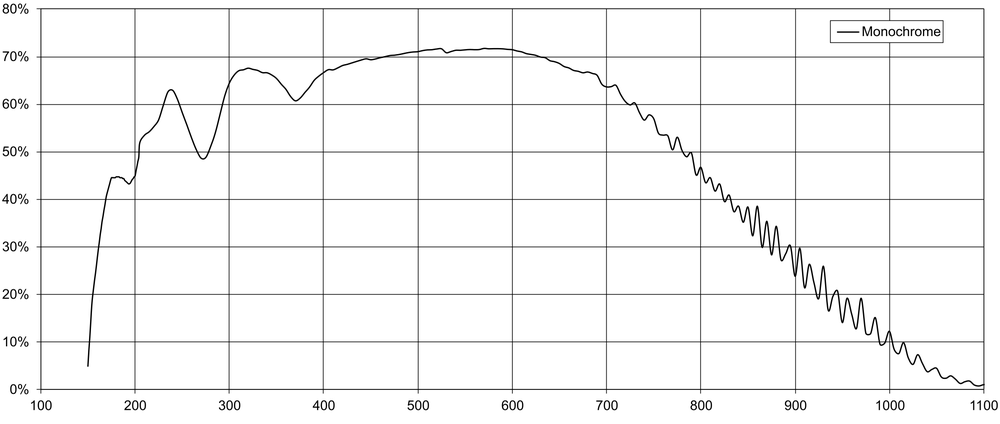
#> input picture figures/graph_with_grid.png, 1000 x 424 px, shrunk from 2000 x 847 before the run
$ python grid.py
#> lines starting #> are read from the running program, lines starting #| are printed output that depends on the picture; after the words box and inside, x2 and y2 are one past the last pixel; in counts of white or black regions, pixels touching at a corner belong together
#> in test_remove_grid, img is the input picture: shape (424, 1000); min 0, max 255, mean 246
__author__ = "Manav Patel"
__email__ = "manavrpatel007@gmail.com"

from pathlib import Path
import cv2 as cv
import numpy as np

import tempfile

TEMP = tempfile.gettempdir()


def _save_fig(img, outfile):
    print(f"Saved to {outfile}")
    cv.imwrite(outfile, img)


def remove_horizontal_grid_simple(img) -> np.ndarray:
    μ, σ = img.mean(), img.std()
    for i, row in enumerate(img):
        if row.mean() < μ - σ:
            # I can simply remove the row.
            img[i, :] = img.max()
    return img


def heal(orig):
    kernel = np.ones((3, 3), np.uint8)
    img = cv.morphologyEx(orig.copy(), cv.MORPH_OPEN, kernel, iterations=2)
    return img


def remove_grid(
    orig, num_iter=3, background_color: int = 255, grid_size: int = 2
) -> np.ndarray:
#> called with num_iter = 3, background_color = 255, grid_size = 2
    img = orig.copy()
    thres = cv.threshold(img, 0, 255, cv.THRESH_BINARY_INV + cv.THRESH_OTSU)[1]
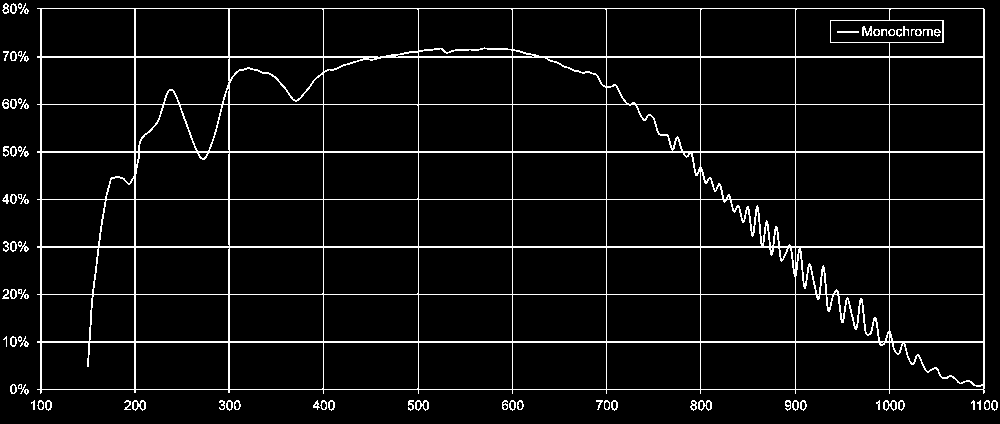
#> thres: shape (424, 1000); 5.8% white in thin lines or dots
    # Remove horizontal lines
    horizontal_kernel = cv.getStructuringElement(cv.MORPH_RECT, (40, 1))
    remove_horizontal = cv.morphologyEx(
        thres, cv.MORPH_OPEN, horizontal_kernel, iterations=num_iter
    )
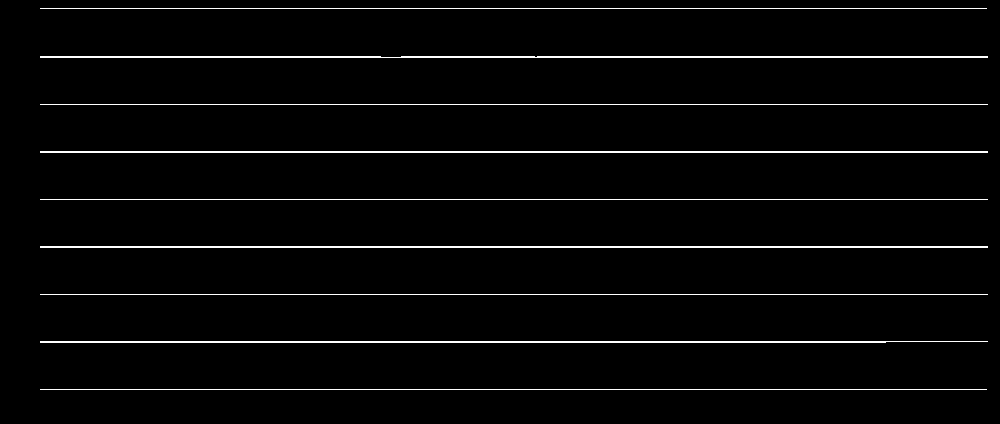
#> remove_horizontal: shape (424, 1000); 2.9% white in thin lines or dots, all inside (x1, y1, x2, y2) = (40, 8, 988, 390)
    cnts = cv.findContours(remove_horizontal, cv.RETR_EXTERNAL, cv.CHAIN_APPROX_SIMPLE)
#> cnts = 9 contours, 5 with area under 20; largest, box (x1, y1, x2, y2) and area: (40, 246, 988, 248) 947, (40, 151, 988, 153) 947, (40, 56, 988, 58) 925, (40, 341, 988, 343) 846
    cnts = cnts[0] if len(cnts) == 2 else cnts[1]
    for c in cnts:
        cv.drawContours(img, [c], -1, background_color, grid_size)
#> this loop made 9 passes
#> c on passes 1, 3, 4, 5, 6, 7, 9: [[40, 389], [986, 389]], [[40, 294], [987, 294]], [[40, 246], [40, 247], [987, 247], [987, 246]], [[40, 199], [987, 199]], [[40, 151], [40, 152], [987, 152], [987, 151]], [[40, 104], [987, 104]], [[40, 8], [986, 8]]
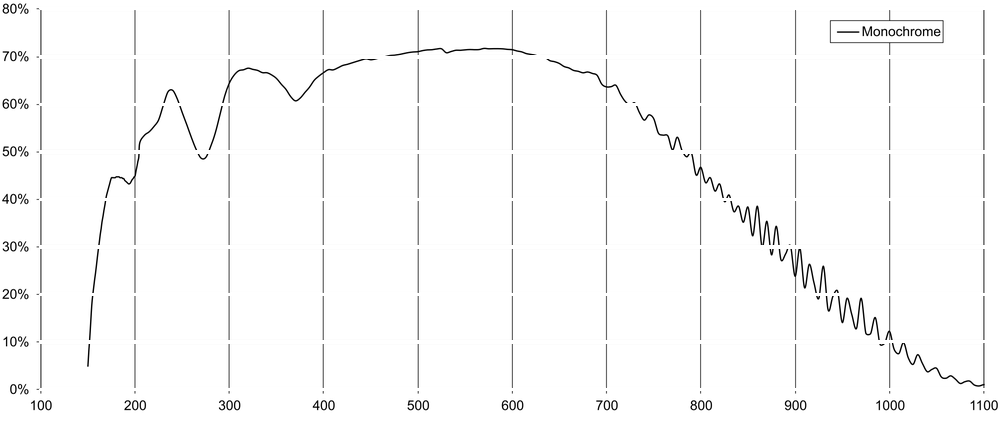
#> img: shape (424, 1000); 4.77% of pixels changed, all inside (x1, y1, x2, y2) = (39, 8, 987, 391)

    # Remove vertical lines
    vertical_kernel = cv.getStructuringElement(cv.MORPH_RECT, (1, 40))
#> vertical_kernel = 40 values from 1 to 1
    remove_vertical = cv.morphologyEx(
        thres, cv.MORPH_OPEN, vertical_kernel, iterations=num_iter
    )
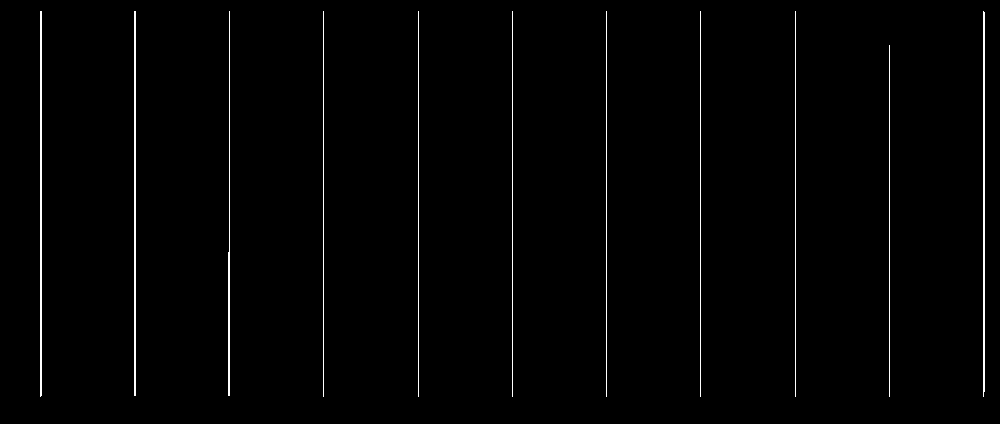
#> remove_vertical: shape (424, 1000); 1.3% white in thin lines or dots, all inside (x1, y1, x2, y2) = (40, 11, 985, 397)
    cnts = cv.findContours(remove_vertical, cv.RETR_EXTERNAL, cv.CHAIN_APPROX_SIMPLE)
#> cnts = 11 contours, 7 with area under 20; largest, box (x1, y1, x2, y2) and area: (40, 11, 42, 397) 384, (134, 11, 136, 396) 384, (983, 11, 985, 397) 380, (228, 11, 230, 396) 144
    cnts = cnts[0] if len(cnts) == 2 else cnts[1]
    for c in cnts:
        cv.drawContours(img, [c], -1, background_color, grid_size)
#> this loop made 11 passes
#> c on passes 1, 3, 4, 5, 6, 7, 8, 10, 11: [[889, 45], [889, 396]], [[795, 11], [795, 396]], [[700, 11], [700, 396]], [[606, 11], [606, 396]], [[512, 11], [512, 396]], [[418, 11], [418, 396]], [[323, 11], [323, 396]], [[134, 11], [134, 395], [135, 395], [135, 11]], [[40, 11], [40, 396], [41, 395], [41, 11]]
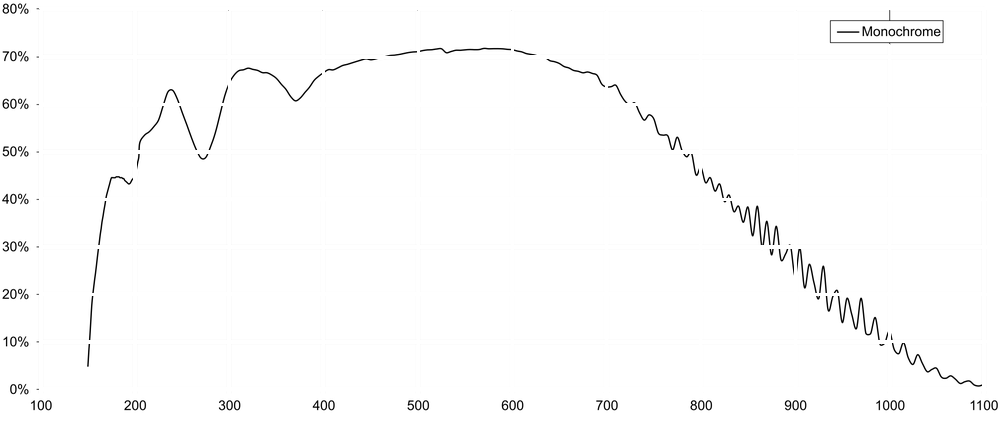
#> img: shape (424, 1000); 2.12% of pixels changed, all inside (x1, y1, x2, y2) = (39, 10, 985, 398)
    return img


def test_remove_grid(imgfile: Path, debug: bool = True):
    img = cv.imread(str(imgfile), 0)
    if debug:
        _save_fig(img, f"{TEMP}/orig.png")
    withoutgrid = remove_grid(img)
    # assert withoutgrid.mean() > img.mean()
    if debug:
        _save_fig(withoutgrid, f"{TEMP}/without_grid.png")


if __name__ == "__main__":
    sdir = Path(__file__).parent
    test_remove_grid(sdir / "../figures/graph_with_grid.png", True)
